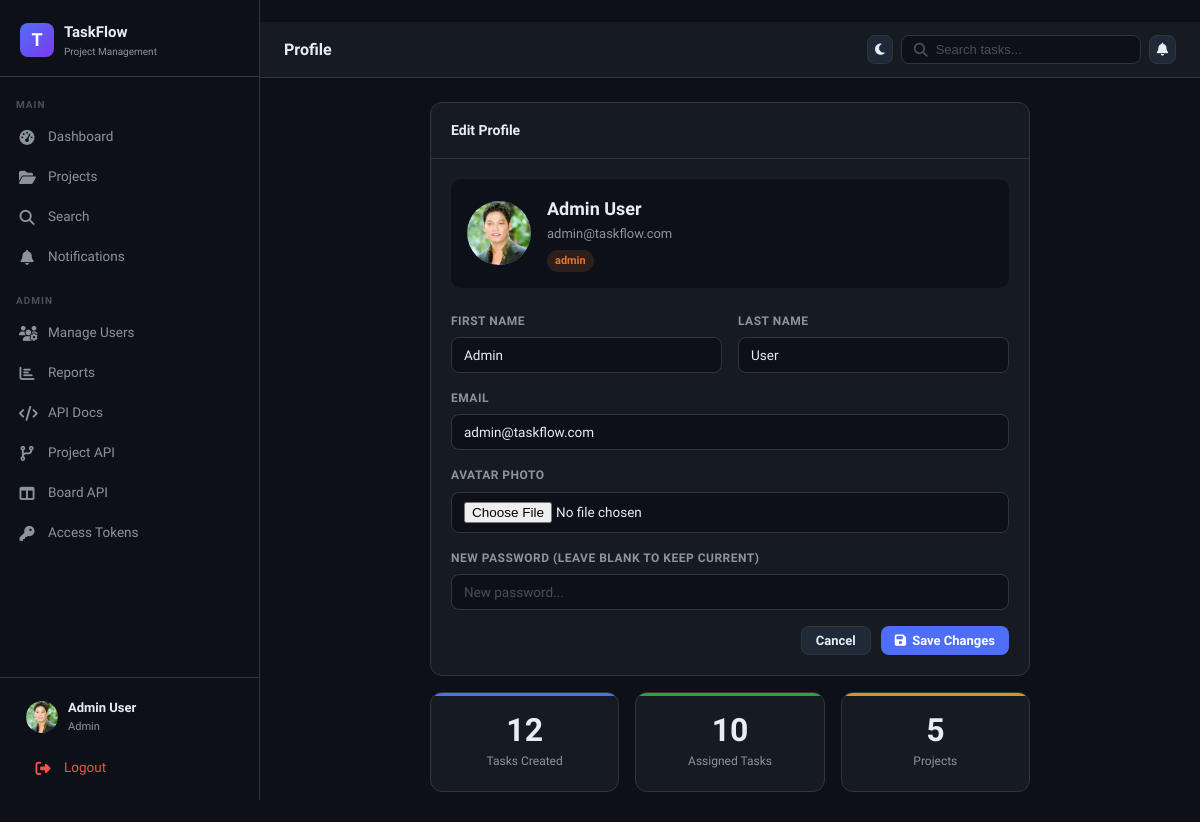
The page /profile/ (signed in) on the database as committed earlier.
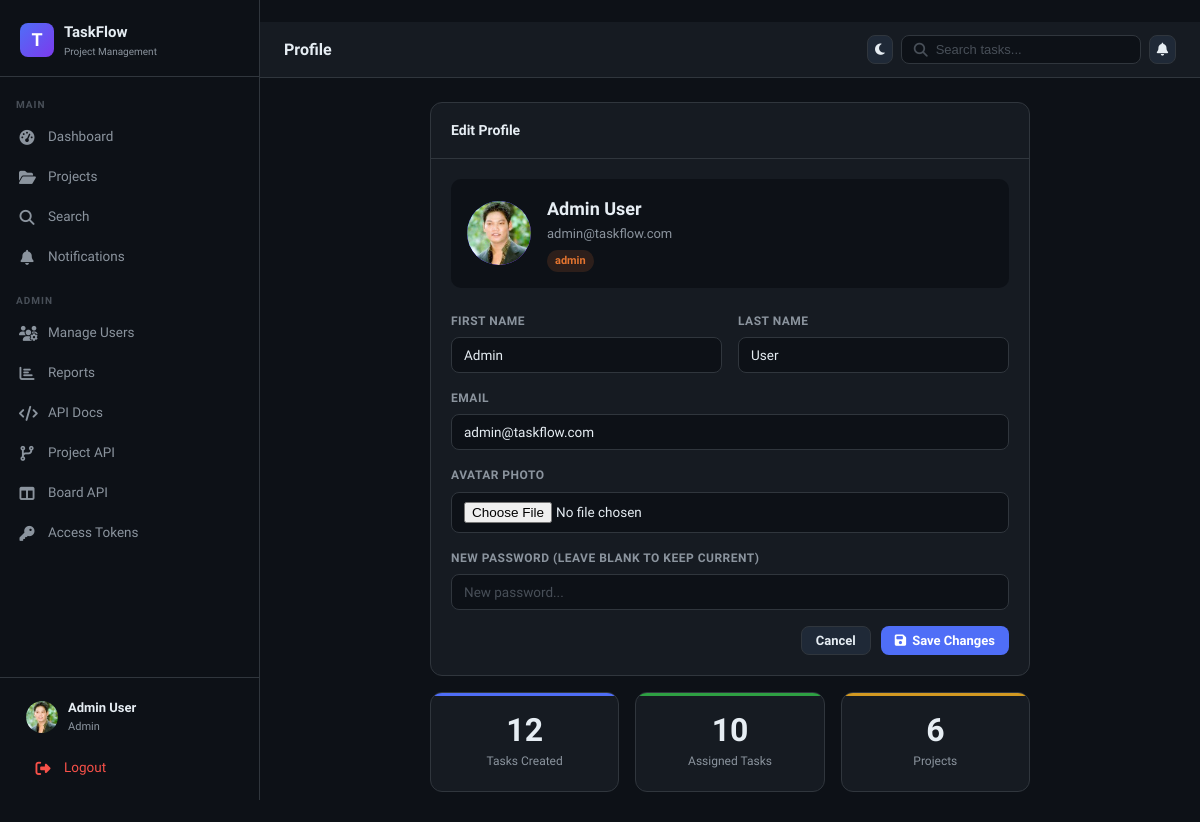
The same page on the database as committed later.
### core/models.py (models this page shows, shortened)
class User(AbstractUser):
    ROLE_CHOICES = [("admin", "Admin"), ("member", "Member")]
    role = models.CharField(max_length=10, choices=ROLE_CHOICES, default="member")
    avatar = models.ImageField(upload_to="avatars/", blank=True, null=True)
    is_active = models.BooleanField(default=True)
    @property
    def is_admin(self):
        return self.role == "admin"

### core/views.py (the view, shortened to what this page needs)
# urls.py: path('profile/', views.profile, name='profile'),
@login_required
def profile(request):
    user = request.user
    context = {
        "user": user,
        "unread_count": user.notifications.filter(is_read=False).count(),
    }
    return render(request, "profile.html", context)

### templates/profile.html (shortened to what the changed rows need)
﻿{% extends 'base.html' %}
{% block content %}
<div style="max-width: 600px; margin: 0 auto">
  <div class="card">
    <div class="card-body">
      <div
        style="
          display: flex;
          align-items: center;
          gap: 16px;
          margin-bottom: 24px;
          padding: 16px;
          background: var(--bg-dark);
          border-radius: 10px;
        "
      >
        <div
          class="user-avatar"
          style="width: 64px; height: 64px; font-size: 24px; overflow: hidden"
        >
          {% if request.user.avatar and request.user.avatar.name %}
          <img
            id="avatarPreview"
            src="{{ request.user.avatar.url }}"
            alt="Avatar"
            style="
              width: 100%;
              height: 100%;
              border-radius: 50%;
              object-fit: cover;
            "
          />
          {% endif %}
        </div>
        <div>
          <div style="font-size: 18px; font-weight: 800">
            {{ request.user.get_full_name|default:request.user.username }}
          </div>
          <div style="color: var(--text-muted); font-size: 13px">
            {{ request.user.email }}
          </div>
          <span
            class="badge {% if request.user.role == 'admin' %}badge-high{% else %}badge-todo{% endif %}"
            style="margin-top: 6px"
          >
            {{ request.user.role }}
          </span>
        </div>
      </div>
      <form method="post" enctype="multipart/form-data">
        <div class="grid-2">
          <div class="form-group">
            <label class="form-label">First Name</label>
            <input
              type="text"
              name="first_name"
              class="form-control"
              value="{{ request.user.first_name }}"
            />
          </div>
          <div class="form-group">
            <label class="form-label">Last Name</label>
            <input
              type="text"
              name="last_name"
              class="form-control"
              value="{{ request.user.last_name }}"
            />
          </div>
        </div>
        <div class="form-group">
          <label class="form-label">Email</label>
          <input
            type="email"
            name="email"
            class="form-control"
            value="{{ request.user.email }}"
          />
        </div>
      </form>
    </div>
  </div>
  <div class="grid-3 mt-16">
    <div class="stat-card blue" style="text-align: center">
      <div class="stat-number">{{ request.user.created_cards.count }}</div>
      <div class="stat-label">Tasks Created</div>
    </div>
    <div class="stat-card green" style="text-align: center">
      <div class="stat-number">{{ request.user.assigned_cards.count }}</div>
      <div class="stat-label">Assigned Tasks</div>
    </div>
    <div class="stat-card yellow" style="text-align: center">
      <div class="stat-number">
        {{ request.user.project_memberships.count }}
      </div>
      <div class="stat-label">Projects</div>
    </div>
  </div>
</div>
{% endblock %}

### templates/base.html (shortened to what the changed rows need)
﻿{% load static %}
<!doctype html>
<html lang="en">
  <head>
    <link rel="stylesheet" href="{% static 'css/main.css' %}" />
    <link rel="stylesheet" href="https://cdnjs.cloudflare.com/ajax/libs/font-awesome/6.5.0/css/all.min.css" />
  </head>
  <body class="{% block body_class %}{% endblock %}">
    <aside class="sidebar" id="sidebar">
      <div class="sidebar-footer">
        <a href="{% url 'profile' %}" class="user-card">
          <div class="user-avatar">
            {% if user.avatar %}<img src="{{ user.avatar.url }}" alt="" />
            {% else %}{{ user.username|first|upper }}{% endif %}
          </div>
          <div class="user-info">
            <div class="user-name">{{ user.get_full_name|default:user.username }}</div>
            <div class="user-role">{{ user.role }}</div>
          </div>
        </a>
      </div>
    </aside>
    <div class="main-content">
      <div class="page-content">
        {% block content %}{% endblock %}
      </div>
    </div>
  </body>
</html>

Rows that differ between the two databases and show on the page:
changed User "Admin User": user.project_memberships.count "5" → "6"
